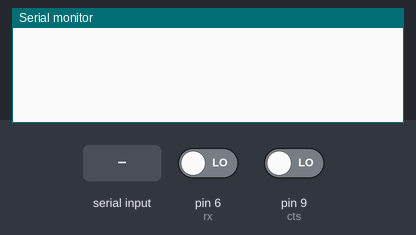
A sketch run on a simulated Arduino Uno, built with avr-gcc and run on an emulated ATmega328P. Parts: the last lines printed to the serial monitor. The test bench sets the inputs (shaded band); at power-on: pin 6 (rx) LOW, pin 9 (cts) LOW.

Above: at 1.2 s.
1.3 s: pin 6 (rx) driven HIGH
At 1.38 s:
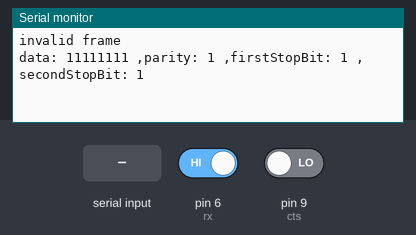
2.8 s: "1" received over Serial
5.8 s: "0" received over Serial
At 5.89 s:
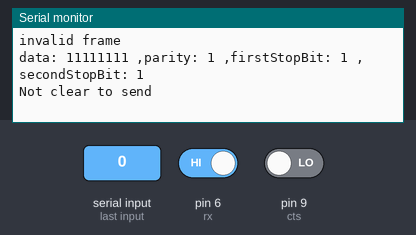

The sketch:

Stop_Start_Comms.ino
```cpp
const int rx = 6;                           //pin assignments
const int tx = 7;                           //rx and tx are pins 7 & 8
const int rts = 8;                          //using hardware handshake
const int cts = 9;                          //RTS is pin 8, CTS is pin 9
const int stopBits = 2;                     //1 or 2
const int bitDuration = 150;                //microseconds per bit
const int paritySetting = 1;                //1 = even, 0 = odd
const int totalBits = 10 + stopBits;

static bool frameBuffer[totalBits] = {};    //holds the bits of the current frame

void setup()
{
  set_ready(true);
  pinMode(rx, INPUT);
  pinMode(tx, OUTPUT);
  Serial.begin(9600);
}

void loop()
{
  if (Serial.available() > 0)               //64 char buffer here
  {
    set_ready(false);                       //No longer ready to receive data
    frame_data(Serial.read());              //create the frame in the frameBuffer
    send_frame();                           //transmit the frame
    set_ready(true);                        //ready to receive again
  }
  if (data_incoming())                      //if Rx is high, data is incoming
  {
    byte dataRecieved = 0;
    if (recieve_frame_data(&dataRecieved))  //receive frame, validate it, return frame data
    {
      set_ready(false);                     //No longer ready to receive data
      Serial.print((char)dataRecieved);     //print the recieved character to Serial
      set_ready(true);                      //ready to receive again
    }
  }
}

void frame_data(byte dataToSend)            //frame byte into an array of bits
{
  clear_buffer();                           //reset the bit array
  frameBuffer[0] = 1;                       //Start Bit will always be 1

  int bitTotal = 0;                         //sum total of the data bits
  for (int i = 0; i < 8; i++)               //adding the data bits to the frame array
  {
    bool bitToSend = bitRead(dataToSend, i);//get bit from byte
    frameBuffer[i + 1] = bitToSend;         //put bit into frame array
    bitTotal += bitToSend;                  //update bit total
  }

  int parityBit = get_parity(bitTotal);     //calls to get the parity based on the bit total
  frameBuffer[9] = parityBit;               //adding parity based on total data bit value
  frameBuffer[10] = 1;                      //first stop bit will always be 1
  if (stopBits == 2) frameBuffer[11] = 1;   //adding second stop bit if required.
}

int get_parity(int bitTotal)                //return parity bit for a given bit total
{
  if (paritySetting == 1)                   //if parity is even
  {
    return (bitTotal % 2 == 0) ? 0 : 1;     //parityBit = 0 if totalBits are even, else = 1
  }
  else                                      //if parity is odd
  {
    return (bitTotal % 2 == 1) ? 0 : 1;     //parityBit = 0 if totalBits are odd, else = 1
  }
}

void send_frame()                           //transmit frame over Tx pin
{
  if (clear_to_send())                      //if CTS is high, sending is okay
  {
    for(int i = 0; i < totalBits; i++)      //send each bit in the frame
    {
      send_bit(frameBuffer[i]);             //send current bit
    }
    delayMicroseconds(bitDuration);         //waiting time after every message, to ensure separation
  }
  else
  {
    Serial.println("Not clear to send");
  }
}

void send_bit(bool state)                   //transmit a bit over Tx
{
  digitalWrite(tx, state);                  //set bit value
  delayMicroseconds(bitDuration);           //wait until bit duration has passed
  digitalWrite(tx, LOW);                    //reset bit to 0
}

bool clear_to_send()                        //return whether CTS is high
{
  return digitalRead(cts);
}

void clear_buffer()                         //reset frameBuffer to be all 0
{
  memset(frameBuffer, 0, sizeof(frameBuffer));
}

void set_ready(bool state)                  //set the current state of RTS
{
  digitalWrite(rts, state);
}

bool recieve_frame_data(byte* data)
{
  delayMicroseconds((bitDuration / 2));                       //wait until halfway through first bit
  if (data_incoming() == HIGH)                                //checking valid start bit
  {
    for (int i = 0; i < 8; i++)                               //recieve data
    {
      bitWrite(*data, i, receive_bit());                      //copy incoming bits into byte
    }

    bool parityBit = receive_bit();                           //get parity bit
    bool firstStopBit = receive_bit();                        //main stop bit
    bool secondStopBit = (stopBits == 2) ? receive_bit(): 1;  //defaults second stop bit to 1 if not required

    delayMicroseconds((bitDuration));                         //waiting time after every message, to ensure separation

    if (validate_frame(*data, parityBit,
                        firstStopBit, secondStopBit))         //check that parity and stop bits are correct
    {
      return true;                                            //if so, return
    }
    else                                                      //otherwise, print error message on invalid frame
    {
      Serial.println("invalid frame");
      Serial.print("data: ");
      for (int i = 0; i < 8; i++)
      {
        Serial.print(bitRead(*data, i));
      }
      Serial.print(" ,parity: ");
      Serial.print(parityBit);
      Serial.print(" ,firstStopBit: ");
      Serial.print(firstStopBit);
      Serial.print(" ,secondStopBit: ");
      Serial.println(secondStopBit);
    }
  }
  else                                                        //if start bit is invalid, print error message
  {
    Serial.println("invalid start length");
  }
  return false;
}

bool receive_bit()                                            //return incoming bit value
{
  delayMicroseconds(bitDuration);
  return data_incoming();
}

bool data_incoming()                                          //return state of Rx
{
  return digitalRead(rx);
}

bool validate_frame(byte data, bool parityBit, bool firstStopBit, bool secondStopBit)
{
  int bitTotal = parityBit;                                   //add parity bit to bit total
  for (int i = 0; i < 8; i++)                                 //add sum total of bits
  {
    bitTotal += bitRead(data, i);
  }

  if (parity_valid(bitTotal) && firstStopBit == true)         //check parity is correct and first stop bit is valid
  {
    return (stopBits == 2) ? secondStopBit: true;             //if 2 stopbits, check second stopbit is valid
  }

  return false;
}

bool parity_valid(int bitTotal)                               //validate the parity
{
  if (paritySetting == 1)                                     //if even parity
  {
    return (bitTotal % 2 == 0);                               //return if bitTotal is even
  }
  else                                                        //else if odd parity
  {
    return (bitTotal % 2 == 1);                               //return if bitTotal is odd
  }
}
```

Measured:
- after the input at 1.3 s, the serial monitor: prints a new line at once (image 1)
